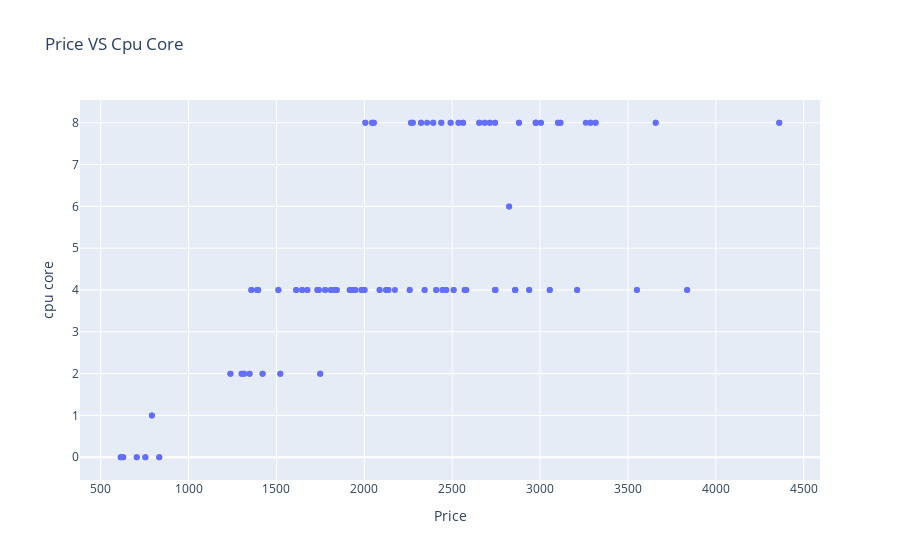

Source (notebook cell):
### Code cell
import plotly.express as px
fig = px.scatter(df, x="Price", y="cpu core", title="Price VS Cpu Core")
fig.show()

### Figure 1 — Plotly figure (JSON) as saved in the notebook; plotly's stock layout.template omitted (floating-point values rounded to 4 significant figures; data arrays with more than 128 entries replaced by an {"elided": "..."} marker saying what was removed)
{"data": [{"hovertemplate": "Price=%{x}<br>cpu core=%{y}<extra></extra>", "legendgroup": "", "marker": {"color": "#636efa", "symbol": "circle"}, "mode": "markers", "name": "", "orientation": "v", "showlegend": false, "type": "scatter", "x": {"elided": "161 int values"}, "xaxis": "x", "y": {"elided": "161 int values"}, "yaxis": "y"}], "layout": {"legend": {"tracegroupgap": 0}, "title": {"text": "Price VS Cpu Core"}, "xaxis": {"anchor": "y", "domain": [0, 1], "title": {"text": "Price"}}, "yaxis": {"anchor": "x", "domain": [0, 1], "title": {"text": "cpu core"}}}}
